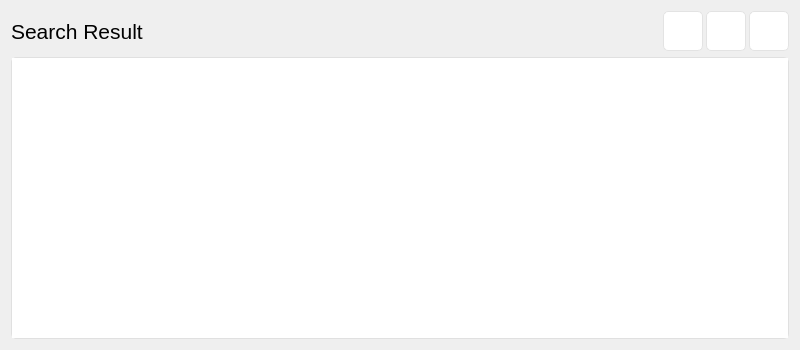
<?xml version="1.0" encoding="UTF-8"?>
<ui version="4.0">
 <class>SearchDisplay</class>
 <widget class="QWidget" name="SearchDisplay">
  <property name="geometry">
   <rect>
    <x>0</x>
    <y>0</y>
    <width>800</width>
    <height>350</height>
   </rect>
  </property>
  <property name="windowTitle">
   <string>Form</string>
  </property>
  <property name="styleSheet">
   <string notr="true">

#MainWindow {
    background-color: rgb(238,238,238);
}

/* QPush Button Styles */

QPushButton {
    background-color: #ffffff;
    border: 1px solid #E3E3E3;
    border-radius: 5px;
    font: 9pt &quot;Microsoft YaHei UI&quot;;
}

QPushButton::hover {
    background-color: #F0F0F0;
    border: 1px solid #E3E3E3;
    border-radius: 5px;
    font: 9pt &quot;Microsoft YaHei UI&quot;;
}

QPushButton:pressed, QPushButton:checked {
    background-color: #ECECEC;
    border: 1px solid #ECECEC;
    border-radius: 5px;
    font: 9pt &quot;Microsoft YaHei UI&quot;;
}

/* QSlider Component Styles */
QSlider{
    border-color: #ffffff;
	border-top-color: rgb(255, 255, 255);
}

QSlider::groove:horizontal {                                
     border: 1px solid #999999;                             
     height: 1px;                                           
    margin: 0px 0;                                         
     left: 5px; right: 5px; 
}

QSlider::handle:horizontal {                               
     border: 0px;
     border-image: url(:/Images/handle_hover.png);
     width: 15px;                                    
     margin: -7px -7px -7px -7px;                  
} 

QSlider::add-page:horizontal{
background: qlineargradient(spread:pad, x1:0, y1:1, x2:0, y2:0, stop:0 #bcbcbc, stop:0.25 #bcbcbc, stop:0.5 #bcbcbc, stop:1 #bcbcbc); 

}

QSlider::sub-page:horizontal{                               
 background: qlineargradient(spread:pad, x1:0, y1:1, x2:0, y2:0, stop:0 #439cf3, stop:0.25 #439cf3, stop:0.5 #439cf3, stop:1 #439cf3);                     
}

QSlider::handle:horizontal:hover {
     border: 0px;
     border-image: url(:/Images/handle_hover.png);
     width: 15px;                                           
     margin: -7px -7px -7px -7px;      
}

/* QLine Edit Styles */

QLineEdit {
	border: 1px solid #E3E3E3;
	border-radius: 5px;
	padding-left: 5px; 
	background-color: #FFFFFF;
	selection-background-color: #A0A0A0; 
	selection-color: #F2F2F2; 
    font: 9pt &quot;Microsoft YaHei UI&quot;;
}

QLineEdit:hover { 
	border: 1px solid #326CF3;
	border-radius: 5px;
	background-color: #FFFFFF;
	selection-background-color: #298DFF;
	selection-color: #F2F2F2;
}

QLineEdit[echoMode=&quot;2&quot;] { 
	lineedit-password-character: 9679;
	lineedit-password-mask-delay: 2000;
}

QLineEdit:disabled {
	border: 1px solid #CDCDCD;
	background-color: #CDCDCD;
	color: #B4B4B4;
}

QLineEdit:read-only {
	background-color: #CDCDCD;
	color: #F2F2F2;
}

/* QListWidget Styles */

QListView {
    outline: none;
    border: 1.25px solid #E0E0E0;
    border-radius: 5px;
}

QListView::item {
    background-color: #ffffff;
    color: #000000;
    border-radius: 5px;
    padding: 7px;
    margin: 2px;
}

QListView::item:hover {
    background-color: rgba(238,238,238,240);
}

QListView::item:selected {
    color: #ffffff;
    background: rgb(50,108,243);
}

/* QLable Styles */

QLabel {
    font: 9pt &quot;Microsoft YaHei UI&quot;;
}

#title {
    
    font: 16pt &quot;Microsoft YaHei UI&quot;;
}</string>
  </property>
  <layout class="QVBoxLayout" name="verticalLayout">
   <item>
    <widget class="QWidget" name="widget" native="true">
     <property name="minimumSize">
      <size>
       <width>0</width>
       <height>40</height>
      </size>
     </property>
     <property name="maximumSize">
      <size>
       <width>16777215</width>
       <height>40</height>
      </size>
     </property>
     <layout class="QHBoxLayout" name="horizontalLayout">
      <property name="spacing">
       <number>3</number>
      </property>
      <property name="leftMargin">
       <number>0</number>
      </property>
      <property name="topMargin">
       <number>0</number>
      </property>
      <property name="rightMargin">
       <number>0</number>
      </property>
      <property name="bottomMargin">
       <number>0</number>
      </property>
      <item>
       <widget class="QLabel" name="title">
        <property name="font">
         <font>
          <family>Microsoft YaHei UI</family>
          <pointsize>16</pointsize>
          <weight>50</weight>
          <italic>false</italic>
          <bold>false</bold>
         </font>
        </property>
        <property name="text">
         <string>Search Result</string>
        </property>
        <property name="textFormat">
         <enum>Qt::PlainText</enum>
        </property>
       </widget>
      </item>
      <item>
       <spacer name="horizontalSpacer">
        <property name="orientation">
         <enum>Qt::Horizontal</enum>
        </property>
        <property name="sizeHint" stdset="0">
         <size>
          <width>40</width>
          <height>20</height>
         </size>
        </property>
       </spacer>
      </item>
      <item>
       <widget class="QPushButton" name="AddToAlbum">
        <property name="minimumSize">
         <size>
          <width>40</width>
          <height>40</height>
         </size>
        </property>
        <property name="maximumSize">
         <size>
          <width>40</width>
          <height>40</height>
         </size>
        </property>
        <property name="styleSheet">
         <string notr="true">
QPushButton {
    background-color: #ffffff;
    border: 1px solid #E3E3E3;
    border-radius: 5px;
    font: 9pt &quot;Segoe MDL2 Assets&quot;;
}

QPushButton::hover {
    background-color: #F0F0F0;
    border: 1px solid #E3E3E3;
    border-radius: 5px;
    font: 9pt &quot;Segoe MDL2 Assets&quot;;
}

QPushButton:pressed, QPushButton:checked {
    background-color: #ECECEC;
    border: 1px solid #ECECEC;
    border-radius: 5px;
    font: 9pt &quot;Segoe MDL2 Assets&quot;;
}
</string>
        </property>
        <property name="text">
         <string/>
        </property>
       </widget>
      </item>
      <item alignment="Qt::AlignRight">
       <widget class="QPushButton" name="AddToPlayList">
        <property name="minimumSize">
         <size>
          <width>40</width>
          <height>40</height>
         </size>
        </property>
        <property name="maximumSize">
         <size>
          <width>40</width>
          <height>40</height>
         </size>
        </property>
        <property name="styleSheet">
         <string notr="true">
QPushButton {
    background-color: #ffffff;
    border: 1px solid #E3E3E3;
    border-radius: 5px;
    font: 9pt &quot;Segoe MDL2 Assets&quot;;
}

QPushButton::hover {
    background-color: #F0F0F0;
    border: 1px solid #E3E3E3;
    border-radius: 5px;
    font: 9pt &quot;Segoe MDL2 Assets&quot;;
}

QPushButton:pressed, QPushButton:checked {
    background-color: #ECECEC;
    border: 1px solid #ECECEC;
    border-radius: 5px;
    font: 9pt &quot;Segoe MDL2 Assets&quot;;
}
</string>
        </property>
        <property name="text">
         <string/>
        </property>
       </widget>
      </item>
      <item alignment="Qt::AlignRight">
       <widget class="QPushButton" name="PlayMusic">
        <property name="minimumSize">
         <size>
          <width>40</width>
          <height>40</height>
         </size>
        </property>
        <property name="maximumSize">
         <size>
          <width>40</width>
          <height>40</height>
         </size>
        </property>
        <property name="styleSheet">
         <string notr="true">
QPushButton {
    background-color: #ffffff;
    border: 1px solid #E3E3E3;
    border-radius: 5px;
    font: 9pt &quot;Segoe MDL2 Assets&quot;;
}

QPushButton::hover {
    background-color: #F0F0F0;
    border: 1px solid #E3E3E3;
    border-radius: 5px;
    font: 9pt &quot;Segoe MDL2 Assets&quot;;
}

QPushButton:pressed, QPushButton:checked {
    background-color: #ECECEC;
    border: 1px solid #ECECEC;
    border-radius: 5px;
    font: 9pt &quot;Segoe MDL2 Assets&quot;;
}
</string>
        </property>
        <property name="text">
         <string/>
        </property>
       </widget>
      </item>
     </layout>
    </widget>
   </item>
   <item>
    <widget class="QListWidget" name="resultDisplay">
     <property name="currentRow">
      <number>-1</number>
     </property>
    </widget>
   </item>
  </layout>
 </widget>
 <resources/>
 <connections/>
</ui>
